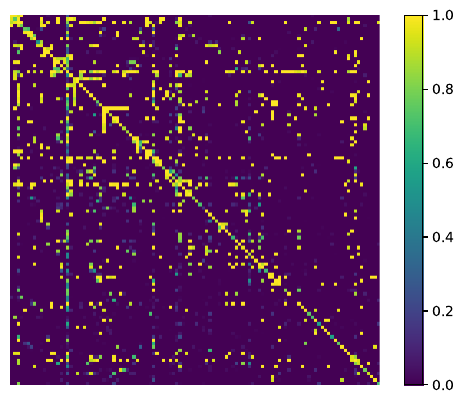

Python code for this plot:
import torch
from matplotlib import pyplot as plt
from torch.utils.data.dataloader import DataLoader
from torch_geometric import seed_everything
from data import dataset
import utils

if __name__ == '__main__':
    # init
    args = utils.parse_args()
    seed_everything(args.seed)

    # dataset
    A, y = utils.load_data(args.data)
    Data = dataset.Dataload(A, A.shape[0])
    Data = DataLoader(Data, batch_size=args.bs, shuffle=True)

    # train
    encode, decode = utils.train_ANELR(Data, A, args)
    if torch.is_tensor(decode):
        decode = decode.detach().cpu().numpy()

    # eval
    pos = torch.nonzero(A)
    neg = torch.nonzero(A == 0)
    rankings, labels = utils.get_rankings_2D(decode, pos, neg)
    auc = utils.get_AUC(rankings, labels)
    precision = utils.get_Precision(labels, int(len(pos) * 0.2))
    print('AUC', auc, 'Precision', precision)

    if args.data == 'adjnoun':
        plt.imshow(decode, vmin=0, vmax=1, cmap='viridis', interpolation='nearest')
        plt.colorbar()
        plt.axis('off')
        plt.savefig('reconstruction.pdf', bbox_inches='tight')
        plt.show()
